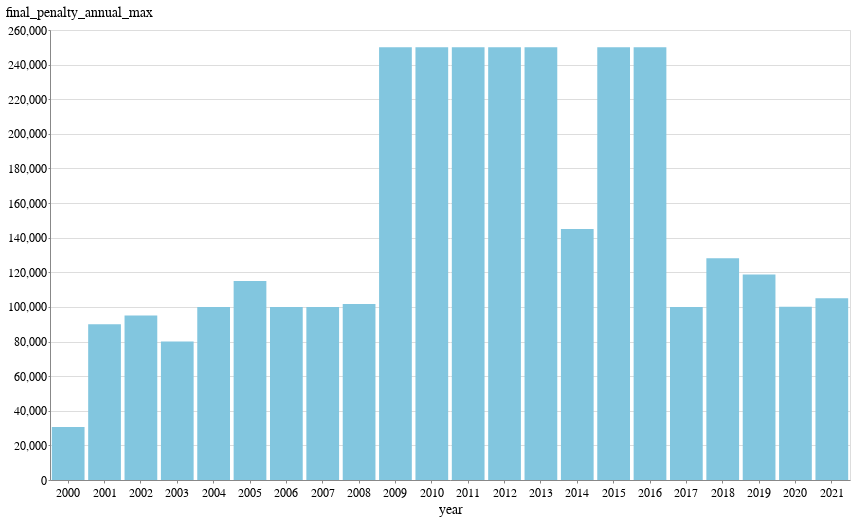

Write notebook code for a chart like this one.
### Code cell
alt.Chart(penalties_year_group).mark_bar().encode(
    x="year", y="final_penalty_annual_max"
)

### Figure 1 — Vega-Lite specification as saved in the notebook (floating-point values rounded to 4 significant figures)
{"config": {"view": {"width": 800, "height": 450}, "background": "#ffffff", "title": {"anchor": "start", "font": "BentonGothic-Bold, sans", "fontColor": "#000000", "fontSize": 22, "fontWeight": "normal"}, "arc": {"fill": "#82c6df"}, "area": {"fill": "#82c6df"}, "line": {"stroke": "#82c6df", "strokeWidth": 3}, "path": {"stroke": "#82c6df"}, "rect": {"fill": "#82c6df"}, "shape": {"stroke": "#82c6df"}, "bar": {"fill": "#82c6df"}, "point": {"stroke": "#82c6df"}, "symbol": {"fill": "#82c6df", "size": 30}, "axis": {"titleFont": "BentonGothic-Bold, sans", "titleFontSize": 14, "titleFontWeight": "normal", "labelFont": "BentonGothic, sans", "labelFontSize": 12, "labelFontWeight": "normal"}, "axisX": {"labelAngle": 0, "labelPadding": 4, "tickSize": 3}, "axisY": {"labelBaseline": "middle", "maxExtent": 45, "minExtent": 45, "tickSize": 2, "titleAlign": "left", "titleAngle": 0, "titleX": -45, "titleY": -11}, "legend": {"titleFont": "BentonGothic-Bold, sans", "titleFontSize": 14, "titleFontWeight": "normal", "symbolType": "square", "labelFont": "BentonGothic, sans", "labelFontSize": 13}, "range": {"category": ["#3580b1", "#ec8431", "#ab7fb4", "#c89d29", "#adc839", "#829eb1"], "diverging": ["#e68a4f", "#f4bb6a", "#f9e39c", "#dadfe2", "#a6b7c6", "#849eae"], "heatmap": ["#fbf2c7", "#f9e39c", "#f8d36e", "#f4bb6a", "#e68a4f", "#d15a40", "#ab4232"], "ordinal": ["#fbf2c7", "#f9e39c", "#f8d36e", "#f4bb6a", "#e68a4f", "#d15a40", "#ab4232"], "ramp": ["#fbf2c7", "#f9e39c", "#f8d36e", "#f4bb6a", "#e68a4f", "#d15a40", "#ab4232"]}}, "data": {"name": "data-5095c1c57fbb07a0a6162e82f1f9cf28"}, "mark": "bar", "encoding": {"x": {"type": "nominal", "field": "year"}, "y": {"type": "quantitative", "field": "final_penalty_annual_max"}}, "$schema": "https://vega.github.io/schema/vega-lite/v4.8.1.json", "datasets": {"data-5095c1c57fbb07a0a6162e82f1f9cf28": [{"year": "2000", "penalties_count": 903, "final_penalty_annual_total": 3009000.0, "final_penalty_annual_max": 30600.0}, {"year": "2001", "penalties_count": 987, "final_penalty_annual_total": 3439000.0, "final_penalty_annual_max": 90000.0}, {"year": "2002", "penalties_count": 916, "final_penalty_annual_total": 3246000.0, "final_penalty_annual_max": 95000.0}, {"year": "2003", "penalties_count": 906, "final_penalty_annual_total": 2655000.0, "final_penalty_annual_max": 80000.0}, {"year": "2004", "penalties_count": 633, "final_penalty_annual_total": 2140000.0, "final_penalty_annual_max": 100000.0}, {"year": "2005", "penalties_count": 505, "final_penalty_annual_total": 1862000.0, "final_penalty_annual_max": 115000.0}, {"year": "2006", "penalties_count": 663, "final_penalty_annual_total": 2735000.0, "final_penalty_annual_max": 100000.0}, {"year": "2007", "penalties_count": 851, "final_penalty_annual_total": 3673000.0, "final_penalty_annual_max": 100000.0}, {"year": "2008", "penalties_count": 1055, "final_penalty_annual_total": 5442000.0, "final_penalty_annual_max": 101700.0}, {"year": "2009", "penalties_count": 971, "final_penalty_annual_total": 6777000.0, "final_penalty_annual_max": 250000.0}, {"year": "2010", "penalties_count": 848, "final_penalty_annual_total": 6981000.0, "final_penalty_annual_max": 250000.0}, {"year": "2011", "penalties_count": 904, "final_penalty_annual_total": 8204000.0, "final_penalty_annual_max": 250000.0}, {"year": "2012", "penalties_count": 699, "final_penalty_annual_total": 6441000.0, "final_penalty_annual_max": 250000.0}, {"year": "2013", "penalties_count": 507, "final_penalty_annual_total": 5682000.0, "final_penalty_annual_max": 250000.0}, {"year": "2014", "penalties_count": 807, "final_penalty_annual_total": 7506000.0, "final_penalty_annual_max": 145000.0}, {"year": "2015", "penalties_count": 643, "final_penalty_annual_total": 6314000.0, "final_penalty_annual_max": 250000.0}, {"year": "2016", "penalties_count": 848, "final_penalty_annual_total": 7497000.0, "final_penalty_annual_max": 250000.0}, {"year": "2017", "penalties_count": 788, "final_penalty_annual_total": 8739000.0, "final_penalty_annual_max": 100000.0}, {"year": "2018", "penalties_count": 906, "final_penalty_annual_total": 9859000.0, "final_penalty_annual_max": 128200.0}, {"year": "2019", "penalties_count": 821, "final_penalty_annual_total": 7270000.0, "final_penalty_annual_max": 118800.0}, {"year": "2020", "penalties_count": 487, "final_penalty_annual_total": 4572000.0, "final_penalty_annual_max": 100000.0}, {"year": "2021", "penalties_count": 359, "final_penalty_annual_total": 3567000.0, "final_penalty_annual_max": 105000.0}]}}
